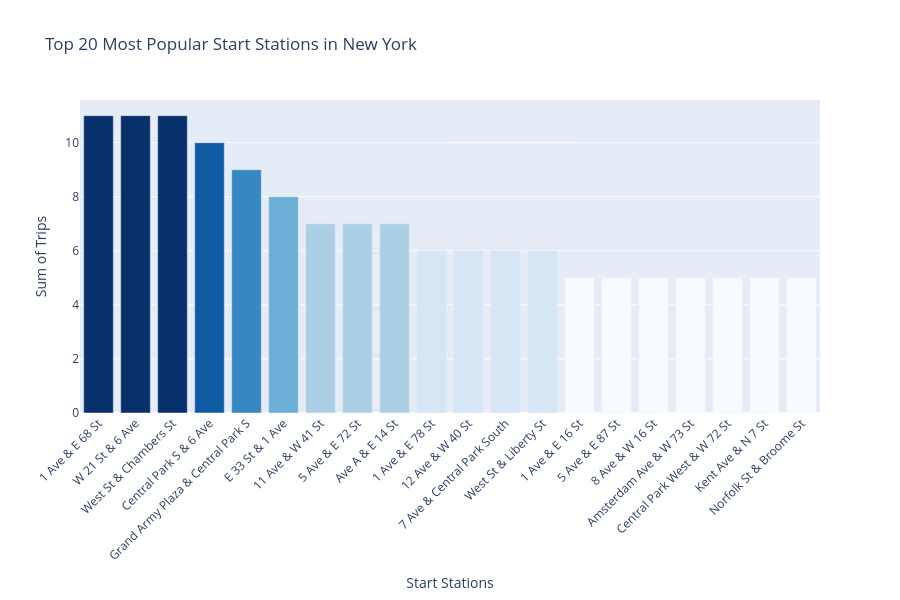

Source (notebook cell):
### Code cell
import pandas as pd
import plotly.graph_objects as go

# Load  data
df = pd.read_csv("/Users/saraseid/Desktop/citibike-weather-project/routes_top500.csv")

# Top 20 most popular start stations
df["value"] = 1
df_group = df.groupby("start_station_name", as_index=False).agg({"value": "sum"})
top20 = df_group.nlargest(20, "value")

# Plotly bar chart
fig = go.Figure(
    go.Bar(
        x=top20["start_station_name"],
        y=top20["value"],
        marker={"color": top20["value"], "colorscale": "Blues"},
        hovertemplate="Station: %{x}<br>Trips: %{y:,}<extra></extra>"
    )
)

fig.update_layout(
    title="Top 20 Most Popular Start Stations in New York",
    xaxis_title="Start Stations",
    yaxis_title="Sum of Trips",
    width=900,
    height=600
)

# Rotate x labels
fig.update_xaxes(tickangle=-45)

fig.show()

# Save for Streamlit
top20.to_csv("top20.csv", index=False)

### Figure 1 — Plotly figure (JSON) as saved in the notebook; plotly's stock layout.template omitted (floating-point values rounded to 4 significant figures)
{"data": [{"hovertemplate": "Station: %{x}<br>Trips: %{y:,}<extra></extra>", "marker": {"color": [11, 11, 11, 10, 9, 8, 7, 7, 7, 6, 6, 6, 6, 5, 5, 5, 5, 5, 5, 5], "colorscale": [[0, "rgb(247,251,255)"], [0.125, "rgb(222,235,247)"], [0.25, "rgb(198,219,239)"], [0.375, "rgb(158,202,225)"], [0.5, "rgb(107,174,214)"], [0.625, "rgb(66,146,198)"], [0.75, "rgb(33,113,181)"], [0.875, "rgb(8,81,156)"], [1, "rgb(8,48,107)"]]}, "type": "bar", "x": ["1 Ave & E 68 St", "W 21 St & 6 Ave", "West St & Chambers St", "Central Park S & 6 Ave", "Grand Army Plaza & Central Park S", "E 33 St & 1 Ave", "11 Ave & W 41 St", "5 Ave & E 72 St", "Ave A & E 14 St", "1 Ave & E 78 St", "12 Ave & W 40 St", "7 Ave & Central Park South", "West St & Liberty St", "1 Ave & E 16 St", "5 Ave & E 87 St", "8 Ave & W 16 St", "Amsterdam Ave & W 73 St", "Central Park West & W 72 St", "Kent Ave & N 7 St", "Norfolk St & Broome St"], "y": [11, 11, 11, 10, 9, 8, 7, 7, 7, 6, 6, 6, 6, 5, 5, 5, 5, 5, 5, 5]}], "layout": {"height": 600, "title": {"text": "Top 20 Most Popular Start Stations in New York"}, "width": 900, "xaxis": {"autorange": true, "range": [-1.056, 20.06], "tickangle": -45, "title": {"text": "Start Stations"}, "type": "category"}, "yaxis": {"autorange": true, "range": [-0.5, 19.5], "title": {"text": "Sum of Trips"}}}}
